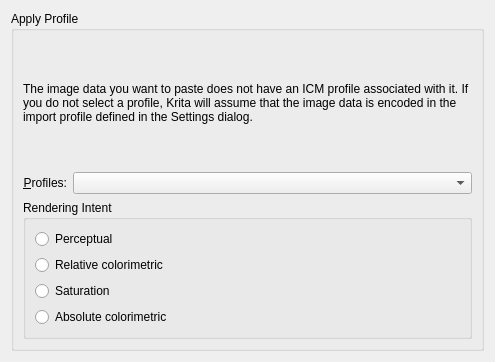
<?xml version="1.0" encoding="utf-8"?>
<ui version="4.0">
 <author>
    SPDX-FileCopyrightText: none
    SPDX-License-Identifier: GPL-3.0-or-later
  </author>
 <class>WdgApplyProfile</class>
 <widget class="QWidget" name="WdgApplyProfile">
  <property name="geometry">
   <rect>
    <x>0</x>
    <y>0</y>
    <width>495</width>
    <height>362</height>
   </rect>
  </property>
  <property name="sizePolicy">
   <sizepolicy hsizetype="MinimumExpanding" vsizetype="MinimumExpanding">
    <horstretch>0</horstretch>
    <verstretch>0</verstretch>
   </sizepolicy>
  </property>
  <layout class="QGridLayout">
   <item column="0" row="0">
    <widget class="QGroupBox" name="groupBox1">
     <property name="title">
      <string>Apply Profile</string>
     </property>
     <layout class="QVBoxLayout">
      <item>
       <widget class="QLabel" name="textLabel1">
        <property name="text">
         <string>The image data you want to paste does not have an ICM profile associated with it. If you do not select a profile, Krita will assume that the image data is encoded in the import profile defined in the Settings dialog.</string>
        </property>
        <property name="alignment">
         <set>Qt::AlignLeading|Qt::AlignLeft|Qt::AlignVCenter</set>
        </property>
        <property name="wordWrap">
         <bool>true</bool>
        </property>
       </widget>
      </item>
      <item>
       <layout class="QHBoxLayout">
        <property name="leftMargin">
         <number>0</number>
        </property>
        <property name="topMargin">
         <number>0</number>
        </property>
        <property name="rightMargin">
         <number>0</number>
        </property>
        <property name="bottomMargin">
         <number>0</number>
        </property>
        <item>
         <widget class="QLabel" name="lblProfile">
          <property name="text">
           <string>&amp;Profiles:</string>
          </property>
          <property name="alignment">
           <set>Qt::AlignRight|Qt::AlignTrailing|Qt::AlignVCenter</set>
          </property>
          <property name="buddy">
           <cstring>cmbProfile</cstring>
          </property>
         </widget>
        </item>
        <item>
         <widget class="KisSqueezedComboBox" name="cmbProfile">
          <property name="sizePolicy">
           <sizepolicy hsizetype="Expanding" vsizetype="Fixed">
            <horstretch>0</horstretch>
            <verstretch>0</verstretch>
           </sizepolicy>
          </property>
         </widget>
        </item>
       </layout>
      </item>
      <item>
       <widget class="QGroupBox" name="grpRenderIntent">
        <property name="toolTip">
         <string/>
        </property>
        <property name="whatsThis">
         <string>Rendering intent determines the bias in the color conversion.</string>
        </property>
        <property name="title">
         <string>Rendering Intent</string>
        </property>
        <layout class="QVBoxLayout">
         <item>
          <widget class="QRadioButton" name="radioPerceptual">
           <property name="whatsThis">
            <string>Hue hopefully maintained (but not required), lightness and saturation sacrificed to maintain the perceived color. White point changed to result in neutral grays. Intended for images.</string>
           </property>
           <property name="text">
            <string>Perceptual</string>
           </property>
          </widget>
         </item>
         <item>
          <widget class="QRadioButton" name="radioRelativeColorimetric">
           <property name="whatsThis">
            <string>Within and outside gamut; same as Absolute Colorimetric. White point changed to result in neutral grays.</string>
           </property>
           <property name="text">
            <string>Relative colorimetric</string>
           </property>
          </widget>
         </item>
         <item>
          <widget class="QRadioButton" name="radioSaturation">
           <property name="whatsThis">
            <string>Hue and saturation maintained with lightness sacrificed to maintain saturation. White point changed to result in neutral grays. Intended for business graphics (make it colorful charts, graphs, overheads, ...)</string>
           </property>
           <property name="text">
            <string>Saturation</string>
           </property>
          </widget>
         </item>
         <item>
          <widget class="QRadioButton" name="radioAbsoluteColorimetric">
           <property name="whatsThis">
            <string>Within the destination device gamut; hue, lightness and saturation are maintained. Outside the gamut; hue and lightness are maintained, saturation is sacrificed. White point for source and destination; unchanged. Intended for spot colors (Pantone, TruMatch, logo colors, ...)</string>
           </property>
           <property name="text">
            <string>Absolute colorimetric</string>
           </property>
          </widget>
         </item>
        </layout>
       </widget>
      </item>
     </layout>
    </widget>
   </item>
  </layout>
 </widget>
 <customwidgets>
  <customwidget>
   <class>KisSqueezedComboBox</class>
   <extends>QComboBox</extends>
   <header>KisSqueezedComboBox.h</header>
  </customwidget>
 </customwidgets>
 <tabstops>
  <tabstop>cmbProfile</tabstop>
 </tabstops>
 <resources/>
 <connections/>
</ui>
